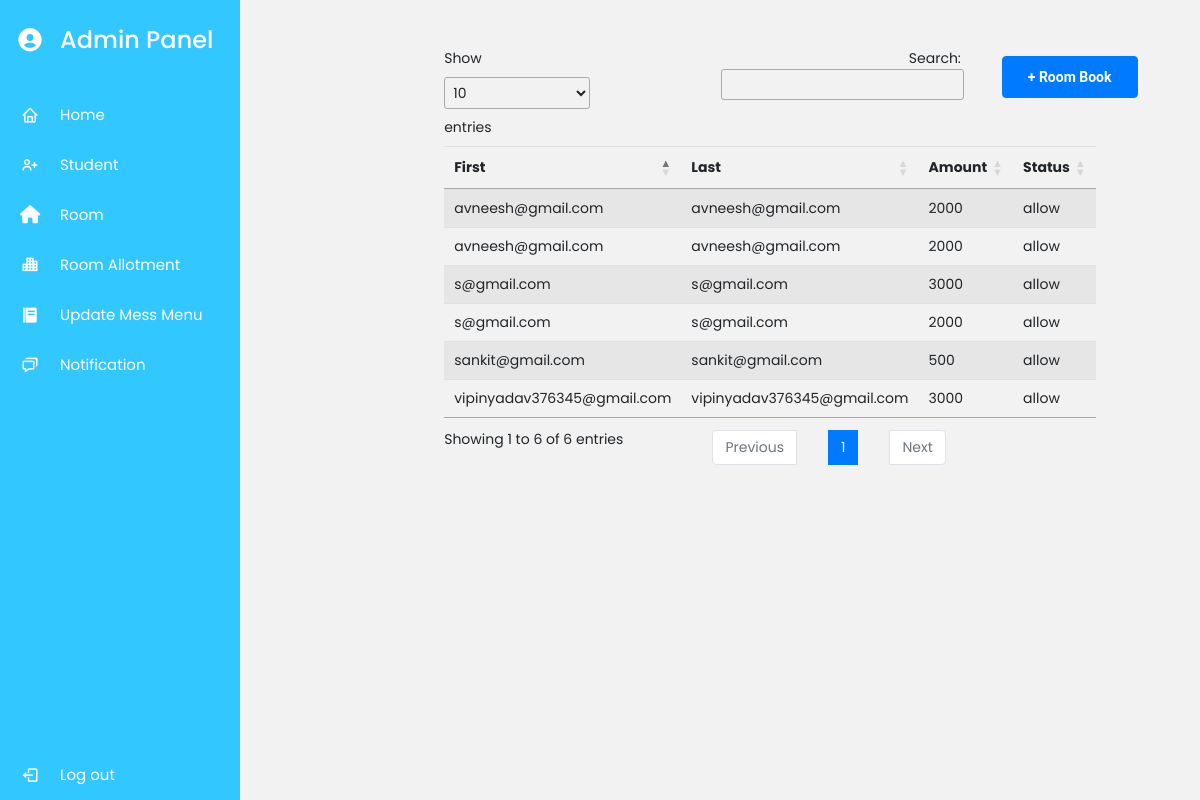
The app's page /roomlist/ (signed in), older data.
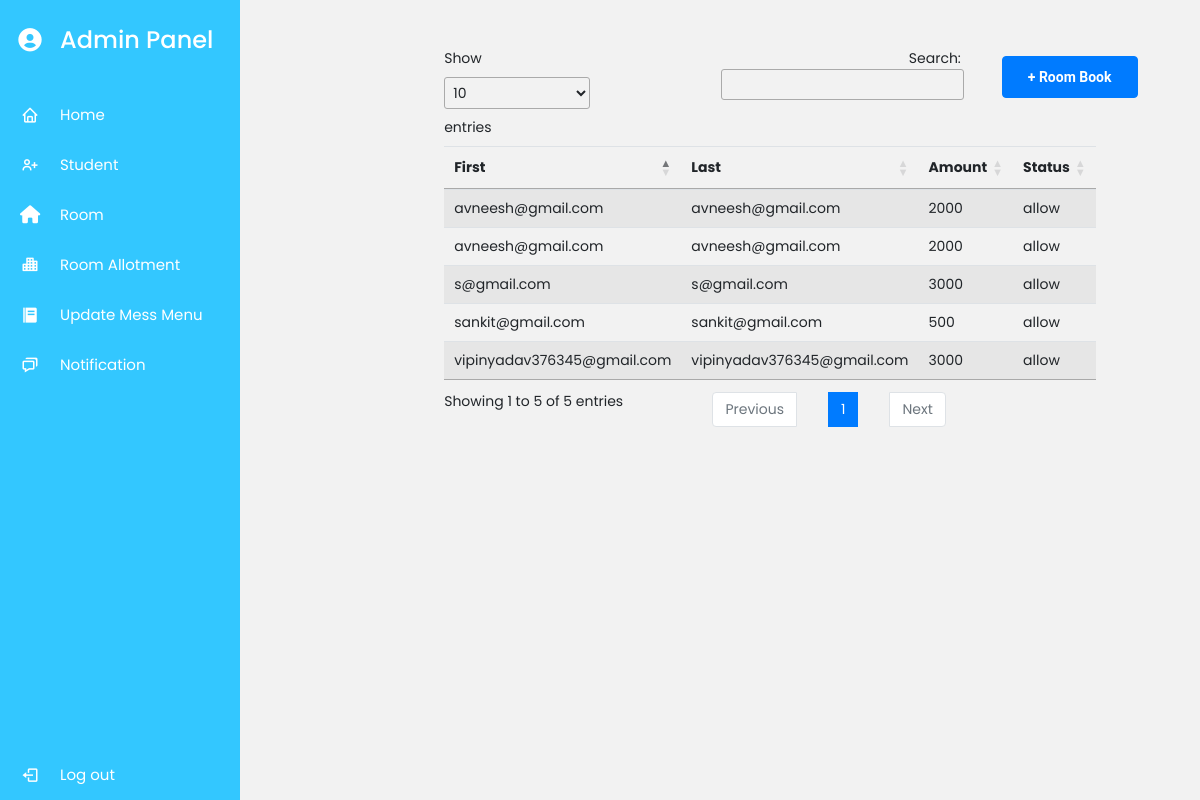
The same page, newer data.
### myapp/models.py (models this page shows, shortened)
class Booking(models.Model):
    user = models.ForeignKey(User,models.CASCADE)
    room = models.ForeignKey(Room,models.CASCADE)
    amount = models.CharField(max_length=10,null=True)
    statu = models.CharField(max_length=10,choices=status, null=True)
    booking_date = models.DateField(auto_now_add=True)
    created_at = models.DateTimeField(auto_now_add=True)
    updated_at = models.DateTimeField(auto_now=True)

### myapp/views.py (the view)
# urls.py: path('roomlist/',views.roollist,name='roomlist'),
def roollist(request):
    if request.user.is_superuser:
        book = Booking.objects.all()
        return render(request, "roomlist.html", {'book': book})
    else:
        return redirect("Home")

### myapp/templates/roomlist.html (shortened to what this page needs)
{% extends 'admindash.html' %}
{% block content %}
   <div class="col-lg-8">
       <div class="row justify-content-around ml-8 mt-5">
           <div class="col-lg-8">
                   <a href="/roombook/" class='btn btn-primary my-2  float-end' style="    position: absolute;
                   margin-left: 102%;">+ Room Book</a>
                   <table class="table table-striped" id="geniustable55" >
                        <thead>
                            <tr>
                              <th scope="col">First</th>
                              <th scope="col">Last</th>
                              <th scope="col">Amount</th>
                              <th scope="col">Status</th>
                            </tr>
                          </thead>
                          {% if book %}
                          <tbody>
                              {% for i in book %}
                            <tr>
                              <td>{{i.user}}</td>
                              <td>{{i.user}}</td>
                              <td>{{i.amount}}</td>
                              <td>{{i.statu}}</td>
                            </tr>
                            {% endfor %}
                          </tbody>
                          {% endif %}
                        </table>
           </div>
           </div>
{% endblock content %}

Row changes from the older to the newer data that the page shows:
removed Booking: user "s@gmail.com", amount "2000", statu "allow"
Text that changed along with them:
text written by a page script: "Show entries Search: Showing 1 to 6 of 6 entries Previous 1 Next" → "Show entries Search: Showing 1 to 5 of 5 entries Previous 1 Next"
